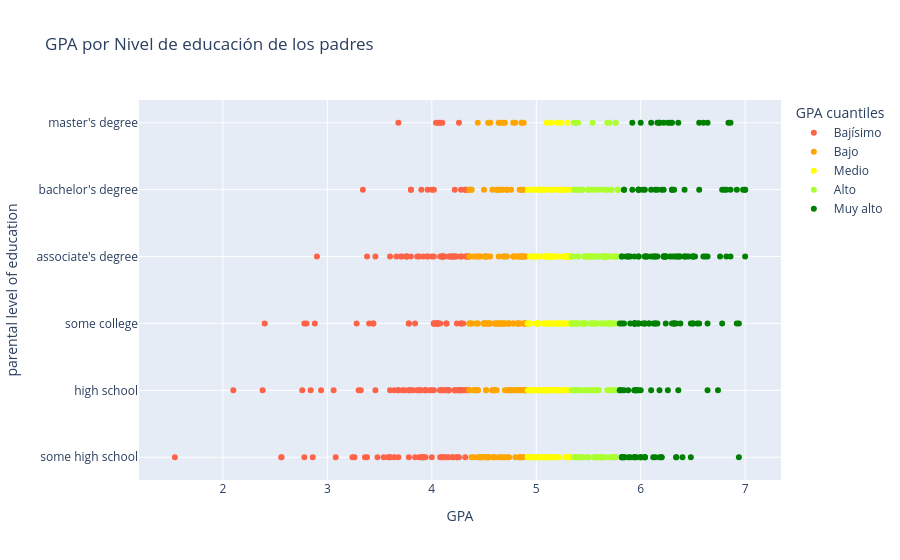

Notebook code cell kept with this figure:
### Code cell
fig = px.scatter(
    df_grades.sort_values(by="GPA"),
    x="GPA",
    y="parental level of education",
    hover_data=["gender"],
    color="GPA cuantiles",
    title="GPA por Nivel de educación de los padres",
    color_discrete_sequence=["tomato", "orange", "yellow", "greenyellow", "green"]
)

fig

### Figure 1 — Plotly figure (JSON) as saved in the notebook; plotly's stock layout.template omitted (floating-point values rounded to 4 significant figures; data arrays with more than 128 entries replaced by an {"elided": "..."} marker saying what was removed)
{"data": [{"customdata": {"elided": "176x1 str values"}, "hovertemplate": "GPA cuantiles=Bajísimo<br>GPA=%{x}<br>parental level of education=%{y}<br>gender=%{customdata[0]}<extra></extra>", "legendgroup": "Bajísimo", "marker": {"color": "tomato", "symbol": "circle"}, "mode": "markers", "name": "Bajísimo", "orientation": "h", "showlegend": true, "type": "scatter", "x": {"elided": "176 float values"}, "xaxis": "x", "y": {"elided": "176 str values"}, "yaxis": "y"}, {"customdata": {"elided": "177x1 str values"}, "hovertemplate": "GPA cuantiles=Bajo<br>GPA=%{x}<br>parental level of education=%{y}<br>gender=%{customdata[0]}<extra></extra>", "legendgroup": "Bajo", "marker": {"color": "orange", "symbol": "circle"}, "mode": "markers", "name": "Bajo", "orientation": "h", "showlegend": true, "type": "scatter", "x": {"elided": "177 float values"}, "xaxis": "x", "y": {"elided": "177 str values"}, "yaxis": "y"}, {"customdata": {"elided": "178x1 str values"}, "hovertemplate": "GPA cuantiles=Medio<br>GPA=%{x}<br>parental level of education=%{y}<br>gender=%{customdata[0]}<extra></extra>", "legendgroup": "Medio", "marker": {"color": "yellow", "symbol": "circle"}, "mode": "markers", "name": "Medio", "orientation": "h", "showlegend": true, "type": "scatter", "x": {"elided": "178 float values"}, "xaxis": "x", "y": {"elided": "178 str values"}, "yaxis": "y"}, {"customdata": {"elided": "172x1 str values"}, "hovertemplate": "GPA cuantiles=Alto<br>GPA=%{x}<br>parental level of education=%{y}<br>gender=%{customdata[0]}<extra></extra>", "legendgroup": "Alto", "marker": {"color": "greenyellow", "symbol": "circle"}, "mode": "markers", "name": "Alto", "orientation": "h", "showlegend": true, "type": "scatter", "x": {"elided": "172 float values"}, "xaxis": "x", "y": {"elided": "172 str values"}, "yaxis": "y"}, {"customdata": {"elided": "172x1 str values"}, "hovertemplate": "GPA cuantiles=Muy alto<br>GPA=%{x}<br>parental level of education=%{y}<br>gender=%{customdata[0]}<extra></extra>", "legendgroup": "Muy alto", "marker": {"color": "green", "symbol": "circle"}, "mode": "markers", "name": "Muy alto", "orientation": "h", "showlegend": true, "type": "scatter", "x": {"elided": "172 float values"}, "xaxis": "x", "y": {"elided": "172 str values"}, "yaxis": "y"}], "layout": {"legend": {"title": {"text": "GPA cuantiles"}, "tracegroupgap": 0}, "title": {"text": "GPA por Nivel de educación de los padres"}, "xaxis": {"anchor": "y", "domain": [0, 1], "title": {"text": "GPA"}}, "yaxis": {"anchor": "x", "domain": [0, 1], "title": {"text": "parental level of education"}}}}
